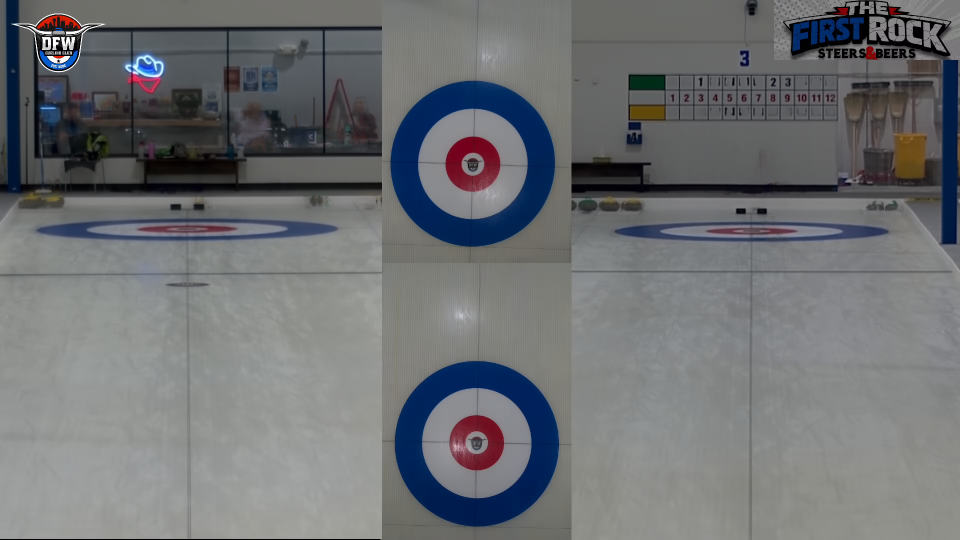
#> input picture src/curling_score/broadcast/layouts/dfw-5u/T.png, 1920 x 1080 px, found by its file name (shown at 1/2 size)
$ python fitwarp.py
#> lines starting #> are read from the running program, lines starting #| are printed output that depends on the picture; after the words box and inside, x2 and y2 are one past the last pixel; in counts of white or black regions, pixels touching at a corner belong together; long printed decimals are rounded
"""Similarity warps from each score view's regions into the three-panel layout."""
import json
import cv2, numpy as np

T = cv2.imread("plates/T.png"); S = {0: cv2.imread("plates/S0.png"), 1: cv2.imread("plates/S1.png")}
#> further down, T is the input picture: shape (1080, 1920, 3); mean B, G, R 115.3, 112.4, 110.3
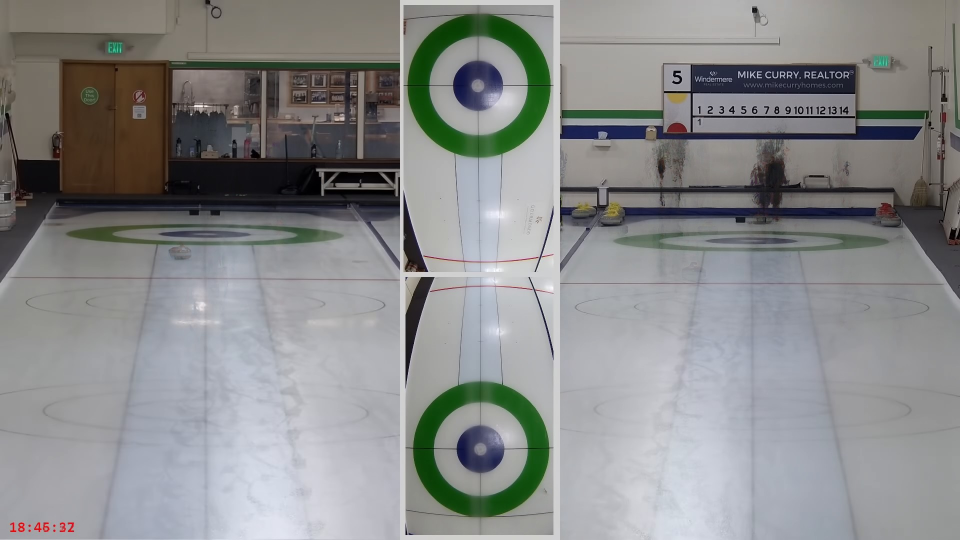
#> input picture datasets/board-cards-train/samples/3cF0nmZyMl0_board_t00900.jpg, 1920 x 1080 px, given in place of S0.png, which was not available (shown at 1/2 size)
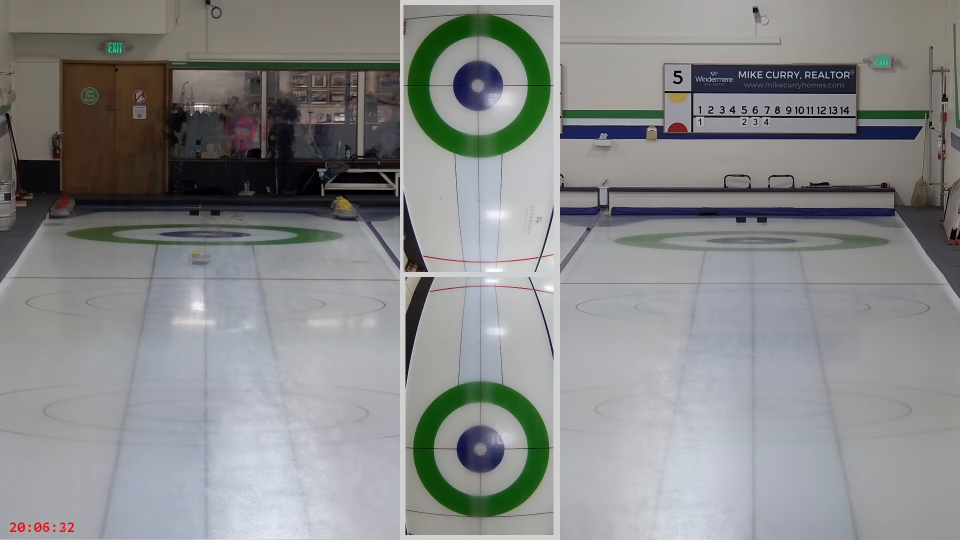
#> input picture datasets/board-cards-train/samples/3cF0nmZyMl0_board_t05700.jpg, 1920 x 1080 px, given in place of S1.png, which was not available (shown at 1/2 size)
g = lambda im: cv2.cvtColor(im, cv2.COLOR_BGR2GRAY)

def seams(img):
    dx = np.abs(np.diff(g(img).astype(np.float32), axis=1))[100:1000].mean(axis=0)
#> dx = 1919 values, max 31.88 at index 763, min 0.172 at index 1176, mean 1.38
    dy = np.abs(np.diff(g(img).astype(np.float32), axis=0))[:, 800:1100].mean(axis=1)
#> dy = 1079 values, max 9.69 at index 525, min 0.00667 at index 1078, mean 1.27
    print("col seams", sorted(np.argsort(dx)[-6:].tolist()), "row seams in strip", sorted(np.argsort(dy[300:800])[-4:] + 300))
#| col seams [68, 763, 1142, 1503, 1914, 1915] row seams in strip [325, 437, 492, 525]
seams(T)
for c in (0, 1):
    dx = np.abs(np.diff(g(S[c]).astype(np.float32), axis=1))[100:900].mean(axis=0)
    dy = np.abs(np.diff(g(S[c]).astype(np.float32), axis=0))[:, 200:1200].mean(axis=1)
    print("S", c, "col seams", sorted(np.argsort(dx)[-4:].tolist()), "rows", sorted(np.argsort(dy[850:1080])[-4:] + 850))
#> this loop made 2 passes
#| S 0 col seams [799, 806, 810, 1119] rows [896, 897, 1069, 1078]
#| S 1 col seams [799, 806, 810, 1119] rows [896, 897, 1069, 1078]

def ring(img, rect):
    x0, y0, x1, y1 = rect
    hsv = cv2.cvtColor(img[y0:y1, x0:x1], cv2.COLOR_BGR2HSV)
    m = cv2.inRange(hsv, (100, 120, 60), (130, 255, 255))
    cs, _ = cv2.findContours(m, cv2.RETR_EXTERNAL, cv2.CHAIN_APPROX_NONE)
    c = max(cs, key=cv2.contourArea)
    (cx, cy), (a, b), ang = cv2.fitEllipse(c)
    return cx + x0, cy + y0, a / 2, b / 2

def sim_from(src_pt, src_r, dst_pt, dst_r):
    s = dst_r / src_r
    return np.array([[s, 0, dst_pt[0] - s * src_pt[0]], [0, s, dst_pt[1] - s * src_pt[1]]], np.float32)

def ecc(src, dst_rect, M0, src_rect):
    """Refine M (src full-frame coords -> T full-frame coords) by ECC on the target rect."""
    x0, y0, x1, y1 = dst_rect
    tgt = g(T)[y0:y1, x0:x1].astype(np.float32)
    # express warp in crop coords: dst_crop = M * src_full - (x0, y0)
    M = M0.copy(); M[0, 2] -= x0; M[1, 2] -= y0
    srcf = g(src).astype(np.float32)
    # ECC wants warp mapping template coords -> input coords: invert
    W = cv2.invertAffineTransform(M)
    try:
        _, W = cv2.findTransformECC(tgt, srcf, W.astype(np.float32), cv2.MOTION_AFFINE,
                                    (cv2.TERM_CRITERIA_EPS | cv2.TERM_CRITERIA_COUNT, 200, 1e-6), None, 5)
    except cv2.error as e:
        print("ECC failed", e); return M0
    M = cv2.invertAffineTransform(W); M[0, 2] += x0; M[1, 2] += y0
    return M

out = {}
# overheads: score-view overhead -> top (S0) / bottom (S1) panel
for c, (panel, prect) in {0: ("top", (765, 0, 1143, 526)), 1: ("bottom", (765, 528, 1143, 1080))}.items():
    s_ring = ring(S[c], (1274, 0, 1920, 1080)); t_ring = ring(T, prect)
    print("S", c, "ring", np.round(s_ring, 1), "->", panel, np.round(t_ring, 1))
    M0 = sim_from(s_ring[:2], (s_ring[2] + s_ring[3]) / 2, t_ring[:2], (t_ring[2] + t_ring[3]) / 2)
    M = ecc(S[c], prect, M0, None)
    print("   M0", np.round(M0, 4).tolist(), "\n   M ", np.round(M, 4).tolist())
    out[f"overhead_{panel}"] = M.tolist()
#> this loop made 2 passes
#> (s_ring, t_ring, M) on passes 1 to 2: ((1756.9, 267, 9.41, 41.7), (945.2, 326.7, 163.8, 165.3), [[6.44, 0, -10368], [0, 6.44, -1392.3]]), ((1598.9, 422.4, 5.25, 260.2), (953.5, 886.9, 163.5, 165), [[1.24, 0, -1024.7], [0, 1.24, 364.3]])
#| S 0 ring [1756.9  267.     9.4   41.7] -> top [945.2 326.7 163.8 165.3]
#|    M0 [[6.439, 0.0, -10367.986], [0.0, 6.439, -1392.342]]
#|    M  [[6.439, 0.0, -10367.986], [0.0, 6.439, -1392.342]]
#| S 1 ring [1598.9  422.4    5.3  260.2] -> bottom [953.5 886.9 163.5 165. ]
#|    M0 [[1.237, 0.0, -1024.710], [0.0, 1.237, 364.318]]
#|    M  [[1.237, 0.0, -1024.710], [0.0, 1.237, 364.318]]
#> pass 1, in ring, `m = cv2.inRange(hsv, (100, 120, 60), (130, 255, 255))`:
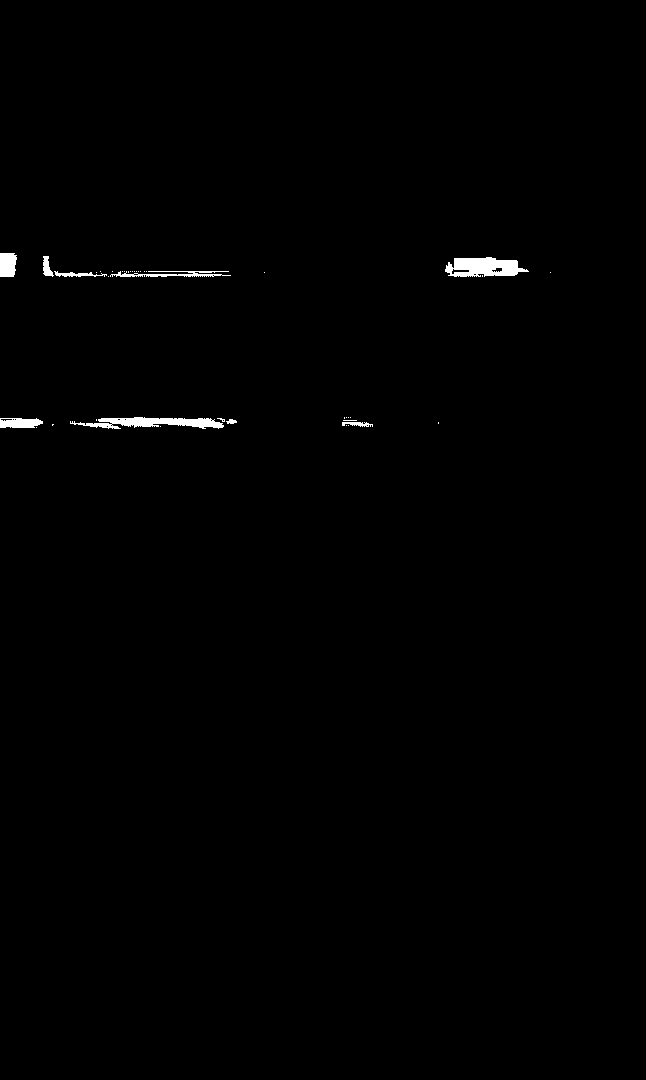
#> m: shape (1080, 646); 0.55% white; 40 white regions (31 under 20 px), largest, box (x1, y1, x2, y2) and area: (445, 257, 529, 277) 1168, (70, 417, 224, 429) 1062, (110, 271, 231, 277) 396
#> pass 1, in ring (call 2), `m = cv2.inRange(hsv, (100, 120, 60), (130, 255, 255))`:
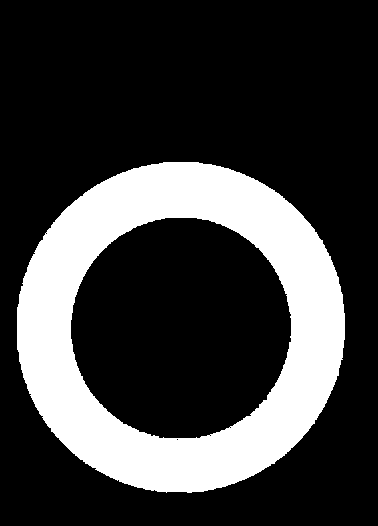
#> m: shape (526, 378); 23.8% white; 1 white region, box (x1, y1, x2, y2) and area: (17, 162, 345, 493) 47410
#> after the loop, out = {'overhead_top': [[6.44, 0, -10368], [0, 6.44, -1392.3]], 'overhead_bottom': [[1.24, 0, -1024.7], [0, 1.24, 364.3]]}

# long cameras: features on the static background
orb = cv2.ORB_create(6000)
for c, (side, trect) in {0: ("right", (1143, 0, 1920, 1080)), 1: ("left", (0, 0, 765, 1080))}.items():
    sm = np.zeros(g(S[c]).shape, np.uint8); sm[0:950, 0:1272] = 255
    sm[0:150, 0:220] = 0
    tm = np.zeros(g(T).shape, np.uint8); x0, y0, x1, y1 = trect; tm[y0:y1, x0:x1] = 255
    tm[0:150, 0:220] = 0; tm[0:125, 1540:1920] = 0  # logos
    k1, d1 = orb.detectAndCompute(g(S[c]), sm); k2, d2 = orb.detectAndCompute(g(T), tm)
    ms = cv2.BFMatcher(cv2.NORM_HAMMING, crossCheck=True).match(d1, d2)
    p1 = np.float32([k1[m.queryIdx].pt for m in ms]); p2 = np.float32([k2[m.trainIdx].pt for m in ms])
    M, inl = cv2.estimateAffinePartial2D(p1, p2, method=cv2.RANSAC, ransacReprojThreshold=2.0)
    r = np.linalg.norm((p1 @ M[:, :2].T + M[:, 2] - p2)[inl.ravel() == 1], axis=1)
    print("S", c, "long ->", side, "inliers", int(inl.sum()), "/", len(ms), "rms px", round(float(np.sqrt((r ** 2).mean())), 2),
          "scale", round(float(np.hypot(*M[0, :2])), 4), "rot deg", round(float(np.degrees(np.arctan2(M[1, 0], M[0, 0]))), 3))
    print("   ORB", np.round(M, 4).tolist())
    out[f"long_{side}"] = M.tolist()
#> this loop made 2 passes
#> (ms, M, r) on passes 1 to 2: (569 matches, [[0.414, -0.0135, 791.8], [0.0135, 0.414, 84.76]], [0.296, 1.49, 0.728, 1.22, 1.25]), (471 matches, [[0.231, -0.236, 261], [0.236, 0.231, 60.77]], [0.355, 0.355, 0.272, 0.273])
#| S 0 long -> right inliers 5 / 569 rms px 1.09 scale 0.4143 rot deg 1.873
#|    ORB [[0.4141, -0.0135, 791.7923], [0.0135, 0.4141, 84.7599]]
#| S 1 long -> left inliers 4 / 471 rms px 0.32 scale 0.3307 rot deg 45.633
#|    ORB [[0.2313, -0.2364, 260.962], [0.2364, 0.2313, 60.7725]]
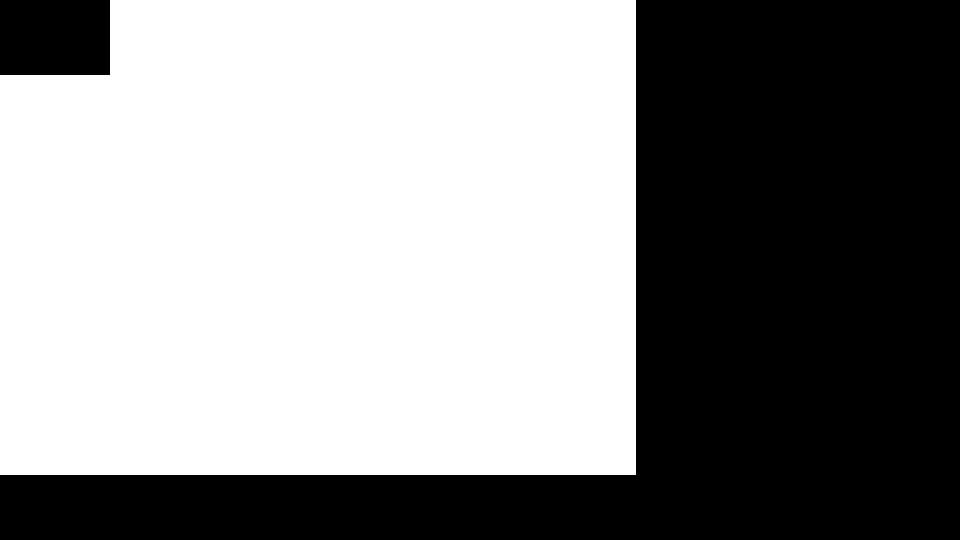
#> sm: shape (1080, 1920) (shown at 1/2 size); 56.7% white; 2 black regions, box (x1, y1, x2, y2) and area: (0, 0, 1920, 1080) 865200, (0, 0, 220, 150) 33000
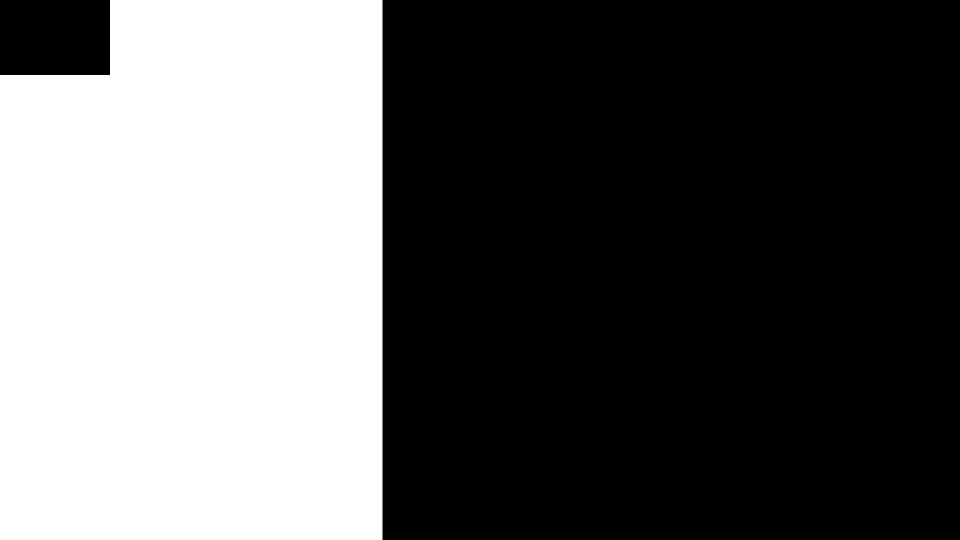
#> tm: shape (1080, 1920) (shown at 1/2 size); 38.3% white; 1 white region, box (x1, y1, x2, y2) and area: (0, 0, 765, 1080) 793200
#> after the loop, out = {'overhead_top': [[6.44, 0, -10368], [0, 6.44, -1392.3]], 'overhead_bottom': [[1.24, 0, -1024.7], [0, 1.24, 364.3]], 'long_right': [[0.414, -0.0135, 791.8], [0.0135, 0.414, 84.76]], 'long_left': [[0.231, -0.236, 261], [0.236, 0.231, 60.77]]}
json.dump(out, open("plates/warps.json", "w"), indent=1)

# check renders: warp each score plate into a copy of T
for c, (oh, lg) in {0: ("overhead_top", "long_right"), 1: ("overhead_bottom", "long_left")}.items():
    canvas = T.copy()
    for key, rect, srect in ((oh, (765, 0, 1143, 526) if c == 0 else (765, 528, 1143, 1080), (1274, 0, 1920, 1080)),
                             (lg, (1143, 0, 1920, 1080) if c == 0 else (0, 0, 765, 1080), (0, 0, 1272, 950))):
        src = np.zeros_like(S[c]); x0, y0, x1, y1 = srect; src[y0:y1, x0:x1] = S[c][y0:y1, x0:x1]
        w = cv2.warpAffine(src, np.array(out[key], np.float32), (1920, 1080))
        x0, y0, x1, y1 = rect
        blend = cv2.addWeighted(T[y0:y1, x0:x1], 0.5, w[y0:y1, x0:x1], 0.5, 0)
        canvas[y0:y1, x0:x1] = blend
    cv2.imwrite(f"plates/check{c}.jpg", canvas)
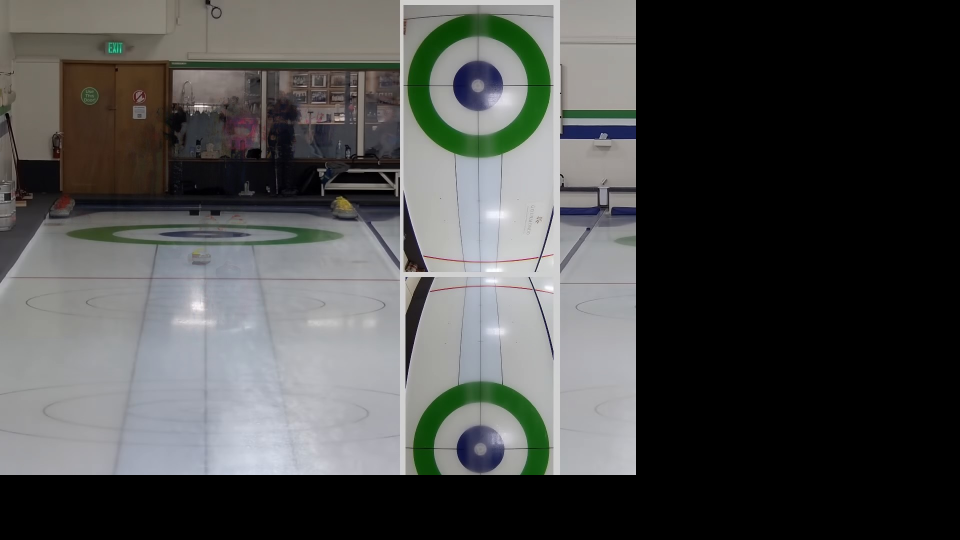
#> src: shape (1080, 1920, 3) (shown at 1/2 size); mean B, G, R 74.5, 75.6, 74.7
